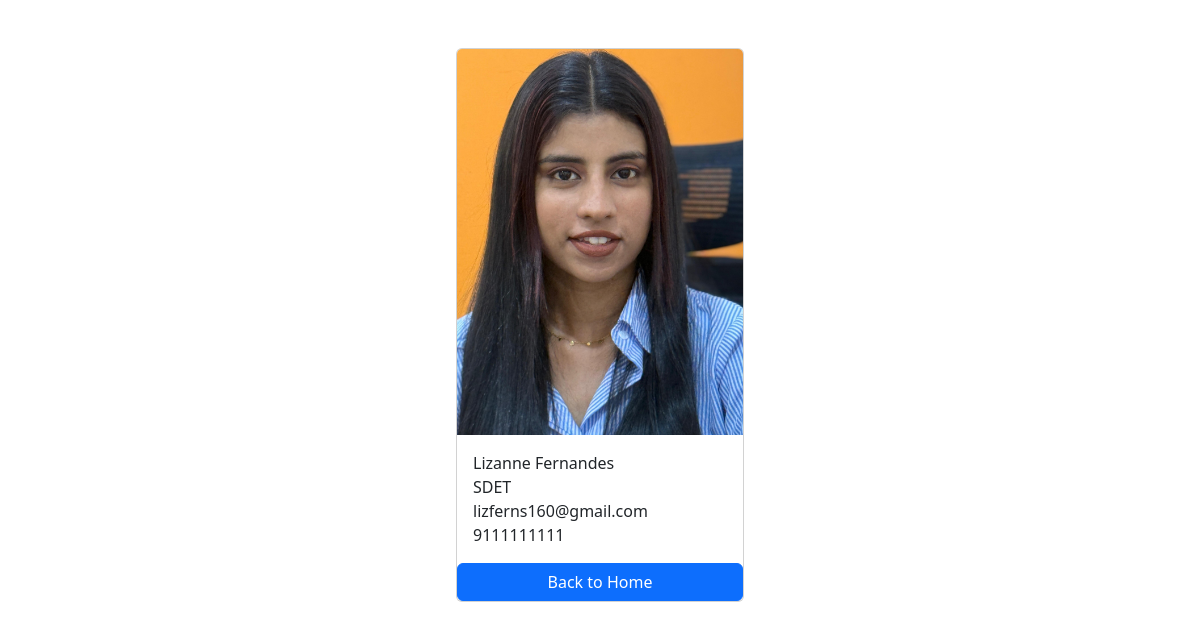
The page /employees/1/ on the database as committed earlier.
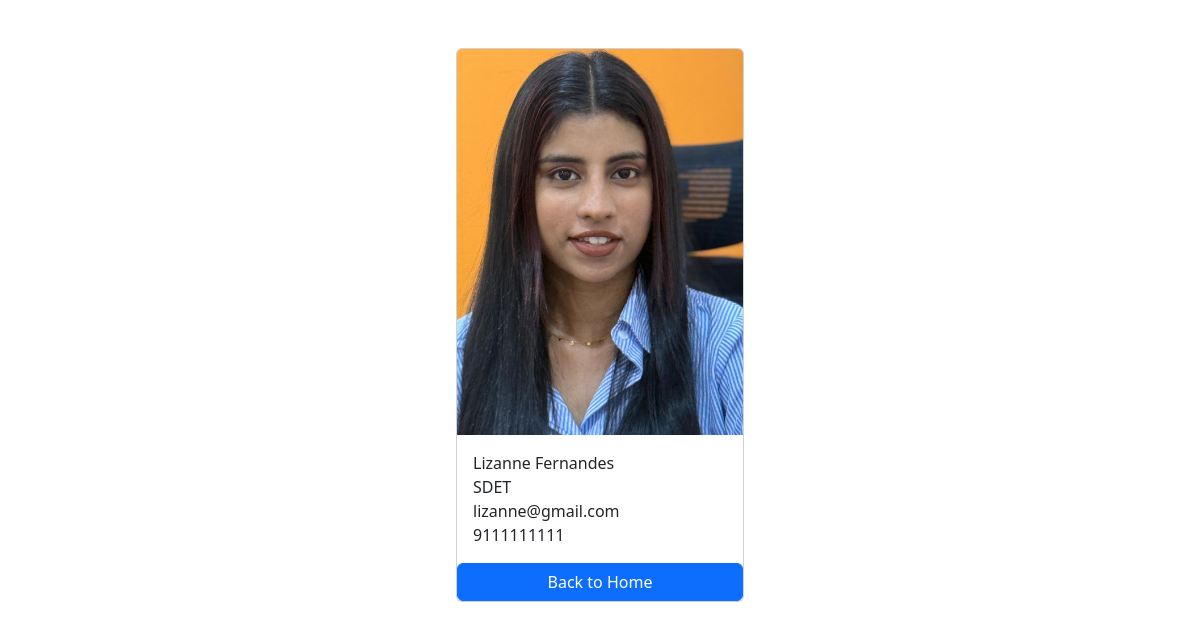
The same page on the database as committed later.
### employees/models.py (models this page shows, shortened)
class Employee(models.Model):
    first_name = models.CharField(max_length=100)
    last_name = models.CharField(max_length=100)
    photo= models.ImageField(upload_to='images')
    designation = models.CharField(max_length=100)
    email_address = models.EmailField(max_length=100, unique=True)
    phone_number = models.CharField(max_length=12, blank=True) #bank=True to make optional
    created_at = models.DateTimeField(auto_now_add=True) #auto_now_add --one time modification when it is created and saved for the first time
    updated_at = models.DateTimeField(auto_now=True) # whenever u need a feld to change the instance is saved with current time when inntance is modified

### employees/views.py (the view)
# urls.py: path('<int:pk>/', views.employee_details, name='employee_detail'),
def employee_details(request, pk):
    employee = get_object_or_404(Employee, pk=pk)
    context = {
        'employee' :employee,
    }
    return render(request, 'employee_detail.html', context)

### templates/employee_detail.html (shortened to what this page needs)
{% load static %}
<!DOCTYPE html>
<html lang="en">
<head>
    <link href="https://cdn.jsdelivr.net/npm/bootstrap@5.3.8/dist/css/bootstrap.min.css" rel="stylesheet">
    <link rel="stylesheet" href="{% static 'css/style.css' %}">
</head>
<body>
    <div class="container pt-5">
        <div class="card mx-auto" style="width: 18rem;">
            <img class="card-img-top" src="{{employee.photo.url}}" alt="Employee Photo">
            <div class="card-body">
                <p class="card-text m-0">{{employee.first_name}} {{employee.last_name}}</p>
                <p class="card-text m-0">{{employee.designation}}</p>
                <p class="card-text m-0">{{employee.email_address}}</p>
                <p class="card-text m-0">{{employee.phone_number}}</p>
            </div>
            <a href="{% url 'home' %}" class= "btn btn-primary">Back to Home</a>
        </div>
    </div>
</body>
</html>

Rows that differ between the two databases and show on the page:
changed Employee "Lizanne": email_address "lizferns160@gmail.com" → "lizanne@gmail.com"
